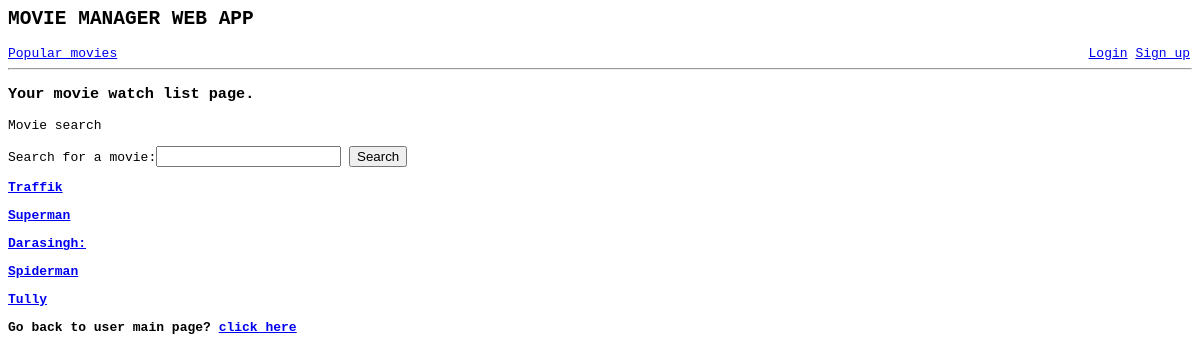
Page /user/movies/watchlist/ on the earlier database version.
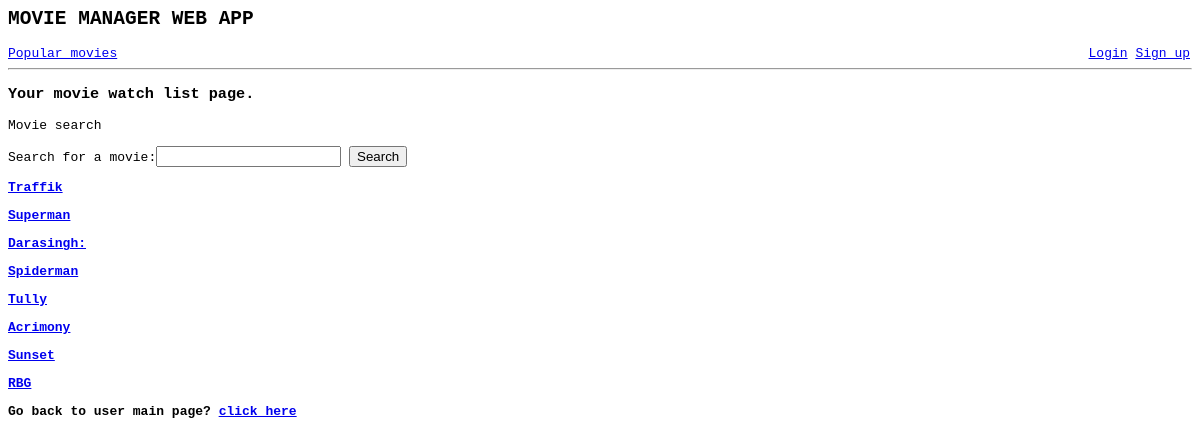
Same page on the later database version.
### movie_wishlist/models.py (models this page shows)
class WatchList(models.Model):
    name = models.CharField(max_length=200)
    year = models.CharField(max_length=200)
    actor = models.CharField(max_length=200)
    director = models.CharField(max_length=200)

### movie_wishlist/views.py (the view)
# urls.py: url(r'^user/movies/watchlist/$', views.watch_list, name = 'watch_list'),
def watch_list(request):
    watchlist = WatchList.objects.all()
    form = WatchListForm()
    search_movie = request.GET.get('search_movie')
    args = {'form' : form, 'watchlist': watchlist}
    return render(request, 'movie_wishlist/watchlist.html', args)

### movie_wishlist/forms.py
class WatchListForm(forms.Form):
    search_movie = forms.CharField(label = 'Search for a movie', max_length = 400)

### movie_wishlist/templates/movie_wishlist/watchlist.html
{% extends 'movie_wishlist/base.html' %}
{% block content %}
<h3>Your movie watch list page.</h3>
{% if message %}
  {{message}}
{% else %}
  <div>
    <p>Movie search</p>
    <form action = "{% url 'movie_list' %}">
      {{ form }}
      <input type = 'submit' value = 'Search' />
    </form>
  </div>
  <div>
    {% for list in watchlist %}
      <p><a href = "{% url 'movie_detail' pk=list.pk %}"><strong> {{list.name}}</a></p>
    {% endfor %}
  </div>
{% endif %}
<p>Go back to user main page? <a href = "{% url 'user' %}">click here</a></p>
{% endblock %}

Differences in the rows shown:
added WatchList: name "Acrimony"
added WatchList: name "Sunset"
added WatchList: name "RBG"
